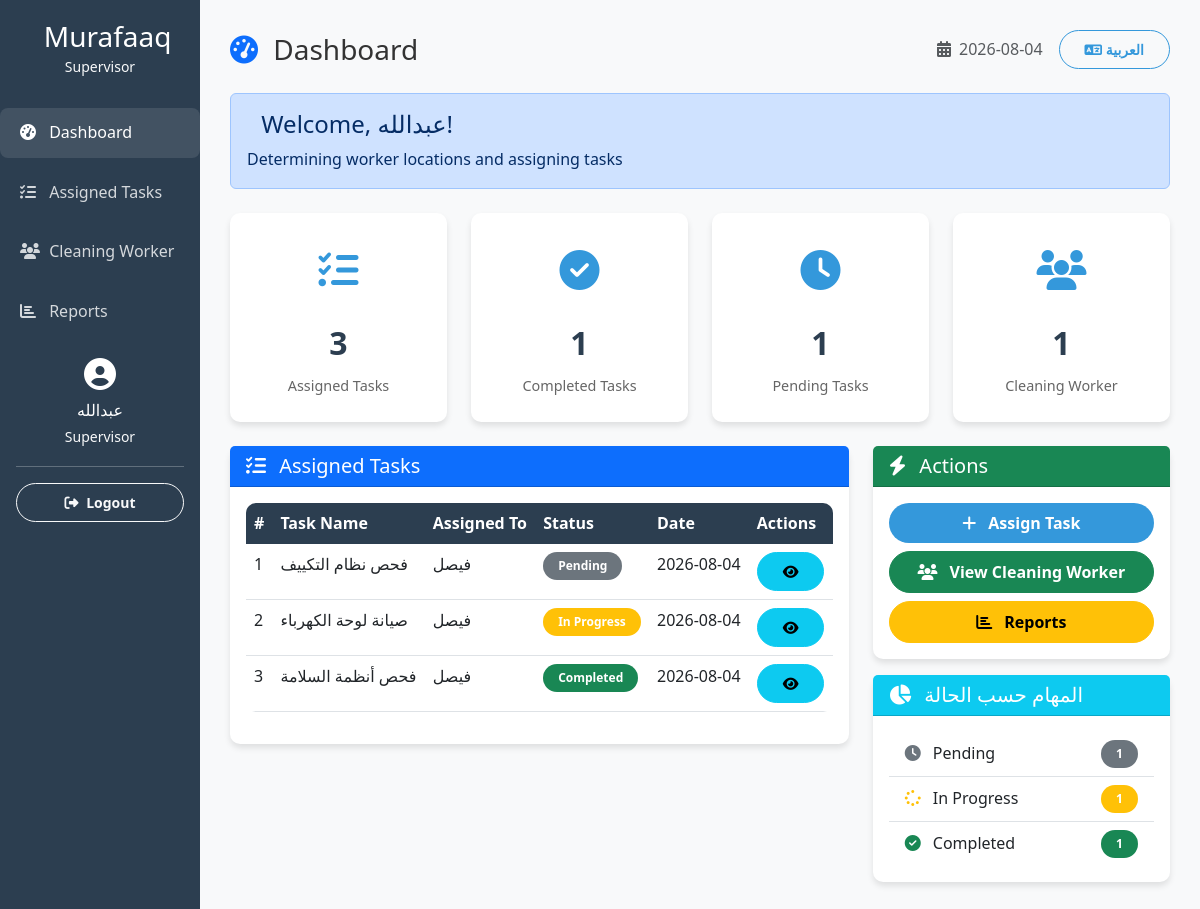
/dashboard/supervisor/index.php (signed in), run on the app's committed database.
### tables this page shows
CREATE TABLE tasks (
    id INT PRIMARY KEY AUTO_INCREMENT,
    title VARCHAR(200) NOT NULL,
    description TEXT,
    location VARCHAR(100) NOT NULL,
    area VARCHAR(50) NOT NULL,
    building VARCHAR(50) NOT NULL,
    floor VARCHAR(50) NOT NULL,
    supervisor_id INT,
    worker_id INT,
    status ENUM('pending', 'in_progress', 'completed', 'approved') DEFAULT 'pending',
    priority ENUM('low', 'medium', 'high') DEFAULT 'medium',
    due_date DATE,
    assigned_at TIMESTAMP DEFAULT CURRENT_TIMESTAMP,
    started_at TIMESTAMP NULL,
    completed_at TIMESTAMP NULL,
    notes TEXT,
    photo_url VARCHAR(255),
    FOREIGN KEY (supervisor_id) REFERENCES users(id) ON DELETE SET NULL,
    FOREIGN KEY (worker_id) REFERENCES users(id) ON DELETE SET NULL
);

CREATE TABLE users (
    id INT PRIMARY KEY AUTO_INCREMENT,
    job_number VARCHAR(20) UNIQUE NOT NULL,
    full_name VARCHAR(100) NOT NULL,
    password VARCHAR(255) NOT NULL,
    email VARCHAR(100),
    phone VARCHAR(20),
    role ENUM('admin', 'supervisor', 'worker') NOT NULL,
    location VARCHAR(100),
    status ENUM('active', 'inactive') DEFAULT 'active',
    created_at TIMESTAMP DEFAULT CURRENT_TIMESTAMP,
    updated_at TIMESTAMP DEFAULT CURRENT_TIMESTAMP ON UPDATE CURRENT_TIMESTAMP
);

### dashboard/supervisor/index.php (the view, shortened to what the rows shown need)
<?php
require_once '../../config.php';
require_once '../../includes/lang.php';
$user_id = $_SESSION['user_id'];
?>
<!DOCTYPE html>
<html lang="<?php echo $_SESSION['lang']; ?>" dir="<?php echo $_SESSION['lang'] == 'ar' ? 'rtl' : 'ltr'; ?>">
<head>
    <link rel="stylesheet" href="https://cdn.jsdelivr.net/npm/bootstrap@5.3.0/dist/css/bootstrap.min.css">
    <link rel="stylesheet" href="../../assets/css/style.css">
    <link rel="stylesheet" href="https://cdnjs.cloudflare.com/ajax/libs/font-awesome/6.4.0/css/all.min.css">
</head>
<body>
    <div class="container-fluid">
        <div class="row">
            <div class="col-md-9 col-lg-10 main-content">
                <div class="d-flex justify-content-between align-items-center mb-4">
                    <h1 class="h3 mb-0">
                        <i class="fas fa-tachometer-alt me-2 text-primary"></i>
                        <?php echo $lang['dashboard']; ?>
                    </h1>
                </div>
                <div class="row">
                    <div class="col-lg-8">
                        <div class="card">
                            <div class="card-body">
                                <div class="table-responsive">
                                    <table class="table table-hover">
                                        <thead>
                                            <tr>
                                                <th>#</th>
                                                <th><?php echo $lang['task_name']; ?></th>
                                                <th><?php echo $lang['assigned_to']; ?></th>
                                                <th><?php echo $lang['status']; ?></th>
                                                <th><?php echo $lang['date']; ?></th>
                                                <th><?php echo $lang['actions']; ?></th>
                                            </tr>
                                        </thead>
                                        <tbody>
                                            <?php
                                            try {
                                                $stmt = $pdo->prepare("
                                                    SELECT t.*, w.full_name as worker_name
                                                    FROM tasks t
                                                    LEFT JOIN users w ON t.worker_id = w.id
                                                    WHERE t.supervisor_id = ?
                                                    ORDER BY t.assigned_at DESC
                                                    LIMIT 5
                                                ");
                                                $stmt->execute([$user_id]);
                                                $tasks = $stmt->fetchAll();
                                                if ($tasks && count($tasks) > 0):
                                                    foreach ($tasks as $index => $task):
                                            ?>
                                            <tr>
                                                <td><?php echo $index + 1; ?></td>
                                                <td><?php echo htmlspecialchars($task['title']); ?></td>
                                                <td><?php echo htmlspecialchars($task['worker_name'] ?: '-'); ?></td>
                                                <td>
                                                    <span class="badge bg-<?php
                                                        echo $task['status'] == 'completed' ? 'success' :
                                                             ($task['status'] == 'in_progress' ? 'warning' :
                                                             ($task['status'] == 'approved' ? 'info' : 'secondary'));
                                                    ?>">
                                                        <?php
                                                        echo isset($lang[$task['status']]) ? $lang[$task['status']] : $task['status'];
                                                        ?>
                                                    </span>
                                                </td>
                                                <td><?php echo $task['assigned_at'] ? date('Y-m-d', strtotime($task['assigned_at'])) : '-'; ?></td>
                                                <td>
                                                    <a href="tasks.php?view=1&id=<?php echo $task['id']; ?>" class="btn btn-sm btn-info">
                                                        <i class="fas fa-eye"></i>
                                                    </a>
                                                </td>
                                            </tr>
                                            <?php
                                                    endforeach;
                                                endif;
                                            } catch (PDOException $e) {
                                                if (ini_get('display_errors')) {
                                                    echo "<tr><td colspan='6' class='text-center text-danger'>" . $lang['system_error'] . ": " . htmlspecialchars($e->getMessage()) . "</td></tr>";
                                                } else {
                                                    echo "<tr><td colspan='6' class='text-center text-danger'>" . $lang['system_error'] . "</td></tr>";
                                                }
                                            }
                                            ?>
                                        </tbody>
                                    </table>
                                </div>
                            </div>
                        </div>
                    </div>
                </div>
            </div>
        </div>
    </div>
</body>
</html>

### data on the page
tasks: title "فحص نظام التكييف", worker.full_name "فيصل", status "Pending", assigned_at "2026-08-04"
tasks: title "صيانة لوحة الكهرباء", worker.full_name "فيصل", status "In Progress", assigned_at "2026-08-04"
tasks: title "فحص أنظمة السلامة", worker.full_name "فيصل", status "Completed", assigned_at "2026-08-04"

### other printed values
$lang['site_title'] "Murafaaq"
$lang['role_supervisor'] "Supervisor"
$lang['dashboard'] "Dashboard"
$lang['assigned_tasks'] "Assigned Tasks"
$lang['role_worker'] "Cleaning Worker"
$lang['reports'] "Reports"
$_SESSION['user_name'] "عبدالله"
$lang['logout'] "Logout"
$lang['welcome'] "Welcome"
$lang['role_supervisor_desc'] "Determining worker locations and assigning tasks"
$my_tasks "3"
$completed_tasks "1"
$lang['completed_tasks'] "Completed Tasks"
$pending_tasks "1"
$lang['pending_tasks'] "Pending Tasks"
